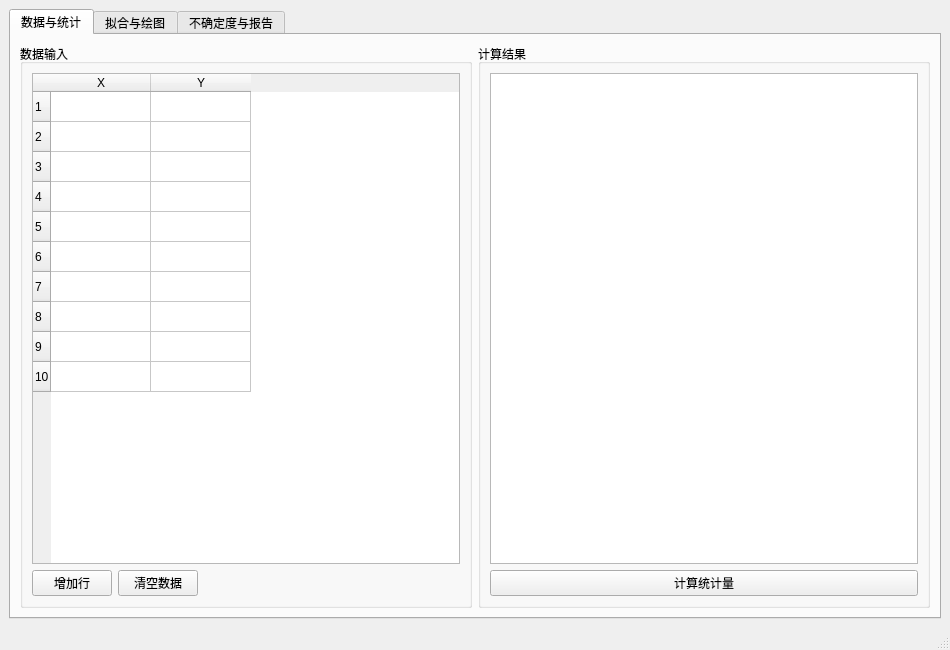
<?xml version="1.0" encoding="UTF-8"?>
<ui version="4.0">
 <class>MainWindow</class>
 <widget class="QMainWindow" name="MainWindow">
  <property name="geometry">
   <rect>
    <x>0</x>
    <y>0</y>
    <width>950</width>
    <height>650</height>
   </rect>
  </property>
  <property name="windowTitle">
   <string>大学物理实验计算器</string>
  </property>
  <widget class="QWidget" name="centralwidget">
   <layout class="QGridLayout" name="gridLayout">
    <item row="0" column="0">
     <widget class="QTabWidget" name="mainTabWidget">
      <property name="currentIndex">
       <number>0</number>
      </property>
      <widget class="QWidget" name="dataTab">
       <attribute name="title">
        <string>数据与统计</string>
       </attribute>
       <layout class="QHBoxLayout" name="horizontalLayout_2">
        <item>
         <widget class="QGroupBox" name="dataInputGroup">
          <property name="title">
           <string>数据输入</string>
          </property>
          <layout class="QVBoxLayout" name="verticalLayout">
           <item>
            <widget class="QTableWidget" name="dataTable">
             <property name="rowCount">
              <number>10</number>
             </property>
             <property name="columnCount">
              <number>2</number>
             </property>
             <row/>
             <row/>
             <row/>
             <row/>
             <row/>
             <row/>
             <row/>
             <row/>
             <row/>
             <row/>
             <column>
              <property name="text">
               <string>X</string>
              </property>
             </column>
             <column>
              <property name="text">
               <string>Y</string>
              </property>
             </column>
            </widget>
           </item>
           <item>
            <layout class="QHBoxLayout" name="horizontalLayout">
             <item>
              <widget class="QPushButton" name="addPointButton">
               <property name="text">
                <string>增加行</string>
               </property>
              </widget>
             </item>
             <item>
              <widget class="QPushButton" name="clearDataButton">
               <property name="text">
                <string>清空数据</string>
               </property>
              </widget>
             </item>
             <item>
              <spacer name="horizontalSpacer">
               <property name="orientation">
                <enum>Qt::Horizontal</enum>
               </property>
               <property name="sizeHint" stdset="0">
                <size>
                 <width>40</width>
                 <height>20</height>
                </size>
               </property>
              </spacer>
             </item>
            </layout>
           </item>
          </layout>
         </widget>
        </item>
        <item>
         <widget class="QGroupBox" name="resultsGroup">
          <property name="title">
           <string>计算结果</string>
          </property>
          <layout class="QVBoxLayout" name="verticalLayout_2">
           <item>
            <widget class="QTextEdit" name="resultsTextEdit">
             <property name="font">
              <font>
               <family>Monospace</family>
              </font>
             </property>
             <property name="readOnly">
              <bool>true</bool>
             </property>
            </widget>
           </item>
           <item>
            <widget class="QPushButton" name="calculateStatsButton">
             <property name="text">
              <string>计算统计量</string>
             </property>
            </widget>
           </item>
          </layout>
         </widget>
        </item>
       </layout>
      </widget>
      <widget class="QWidget" name="fitTab">
       <attribute name="title">
        <string>拟合与绘图</string>
       </attribute>
       <layout class="QVBoxLayout" name="verticalLayout_4">
        <item>
         <widget class="QGroupBox" name="plotGroup">
          <property name="title">
           <string>图表</string>
          </property>
          <layout class="QVBoxLayout" name="verticalLayout_3">
           <item>
            <widget class="QLabel" name="plotLabel">
             <property name="text">
              <string>这里将显示图表</string>
             </property>
             <property name="alignment">
              <set>Qt::AlignCenter</set>
             </property>
            </widget>
           </item>
          </layout>
         </widget>
        </item>
        <item>
         <widget class="QGroupBox" name="fitControlGroup">
          <property name="title">
           <string>拟合控制</string>
          </property>
          <layout class="QHBoxLayout" name="horizontalLayout_3">
           <item>
            <widget class="QPushButton" name="scatterPlotButton">
             <property name="text">
              <string>1. 描点</string>
             </property>
            </widget>
           </item>
           <item>
            <widget class="QPushButton" name="linearFitButton">
             <property name="text">
              <string>2. 线性拟合</string>
             </property>
            </widget>
           </item>
           <item>
            <widget class="QPushButton" name="polyFitButton">
             <property name="text">
              <string>3. 曲线拟合</string>
             </property>
            </widget>
           </item>
           <item>
            <widget class="QLabel" name="label">
             <property name="text">
              <string>阶数:</string>
             </property>
            </widget>
           </item>
           <item>
            <widget class="QSpinBox" name="polyOrderSpinBox">
             <property name="minimum">
              <number>2</number>
             </property>
             <property name="maximum">
              <number>10</number>
             </property>
            </widget>
           </item>
          </layout>
         </widget>
        </item>
       </layout>
      </widget>
      <widget class="QWidget" name="uncertaintyTab">
       <attribute name="title">
        <string>不确定度与报告</string>
       </attribute>
       <layout class="QVBoxLayout" name="verticalLayout_5">
        <item>
         <widget class="QGroupBox" name="uncertaintyGroup">
          <property name="title">
           <string>不确定度计算</string>
          </property>
          <layout class="QFormLayout" name="formLayout">
           <item row="0" column="0">
            <widget class="QLabel" name="label_2">
             <property name="text">
              <string>A类不确定度 (uA):</string>
             </property>
            </widget>
           </item>
           <item row="0" column="1">
            <widget class="QLineEdit" name="uncertaintyALineEdit">
             <property name="readOnly">
              <bool>true</bool>
             </property>
             <property name="placeholderText">
              <string>由数据自动计算</string>
             </property>
            </widget>
           </item>
           <item row="1" column="0">
            <widget class="QLabel" name="label_3">
             <property name="text">
              <string>B类不确定度 (uB):</string>
             </property>
            </widget>
           </item>
           <item row="1" column="1">
            <widget class="QLineEdit" name="uncertaintyBLineEdit">
             <property name="placeholderText">
              <string>请手动输入</string>
             </property>
            </widget>
           </item>
           <item row="2" column="0">
            <widget class="QLabel" name="label_4">
             <property name="text">
              <string>总不确定度 (u):</string>
             </property>
            </widget>
           </item>
           <item row="2" column="1">
            <widget class="QLineEdit" name="totalUncertaintyLineEdit">
             <property name="readOnly">
              <bool>true</bool>
             </property>
             <property name="placeholderText">
              <string>点击下方按钮计算</string>
             </property>
            </widget>
           </item>
           <item row="3" column="1">
            <widget class="QPushButton" name="calculateUncertaintyButton">
             <property name="text">
              <string>计算总不确定度</string>
             </property>
            </widget>
           </item>
          </layout>
         </widget>
        </item>
        <item>
         <widget class="QGroupBox" name="reportGroup">
          <property name="title">
           <string>生成实验报告</string>
          </property>
          <layout class="QHBoxLayout" name="horizontalLayout_4">
           <item>
            <widget class="QPushButton" name="saveMarkdownButton">
             <property name="text">
              <string>保存为 Markdown (.md)</string>
             </property>
            </widget>
           </item>
           <item>
            <widget class="QPushButton" name="saveTypstButton">
             <property name="text">
              <string>保存为 Typst (.typ)</string>
             </property>
            </widget>
           </item>
          </layout>
         </widget>
        </item>
        <item>
         <spacer name="verticalSpacer">
          <property name="orientation">
           <enum>Qt::Vertical</enum>
          </property>
          <property name="sizeHint" stdset="0">
           <size>
            <width>20</width>
            <height>40</height>
           </size>
          </property>
         </spacer>
        </item>
       </layout>
      </widget>
     </widget>
    </item>
   </layout>
  </widget>
  <widget class="QMenuBar" name="menubar">
   <property name="geometry">
    <rect>
     <x>0</x>
     <y>0</y>
     <width>950</width>
     <height>22</height>
    </rect>
   </property>
  </widget>
  <widget class="QStatusBar" name="statusbar"/>
 </widget>
 <resources/>
 <connections/>
</ui>
